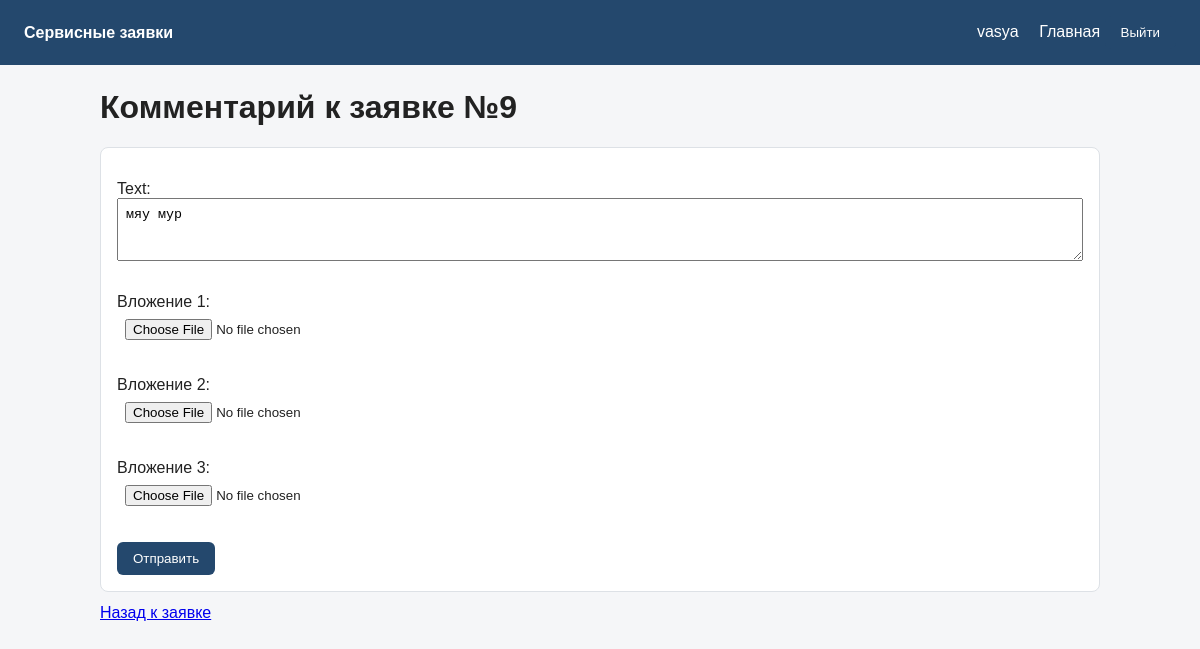
The app's page /requests/9/comments/6/edit/ (signed in) with its own data.
### users/models.py (models this page shows, shortened)
class User(AbstractUser):
    ROLES = [
        ('Resident', 'Проживающий'),
        ('Specialist', 'Специалист'),
        ("Administrator", "Администратор")
    ]
    role = models.CharField(
        choices=ROLES,
        default='Resident',
        verbose_name='Роль'
    )
    username = models.CharField(
        max_length=124,
        unique=True,
        verbose_name='Юзернейм'
    )
    first_name = models.CharField(
        max_length=124,
        verbose_name='Имя'
    )
    last_name = models.CharField(
        max_length=124,
        verbose_name='Фамилия'
    )
    patronymic = models.CharField(
        max_length=124,
        blank=True,
        verbose_name='Отчество'
    )
    email = models.EmailField(
        unique=True,
        verbose_name='Емейл'
    )
    phone = models.CharField(
        max_length=12,
        verbose_name='Номер телефона'
    )
    is_active = models.BooleanField(
        default=True,
        verbose_name='Активный пользователь'
    )

### requests/models.py (models this page shows, shortened)
class Request(models.Model):
    author = models.ForeignKey(
        User,
        on_delete=models.PROTECT,
        related_name='requests'
    )
    category = models.ForeignKey(
        Category,
        on_delete=models.PROTECT,
        related_name='requests'
    )
    description = models.CharField(
        max_length=1024
    )
    date = models.DateTimeField(
        auto_now_add=True
    )
    STATUSES = [
        ('New', 'Новая'),
        ('In progress', 'В работе'),
        ('Completed', 'Выполнена'),
    ]
    status = models.CharField(
        choices=STATUSES,
        default='New'
    )
    specialist = models.ForeignKey(
        User,
        on_delete=models.SET_NULL,
        null=True,
        blank=True,
        related_name="taken_requests",
        limit_choices_to={"role": "Specialist"}
    )

class Comment(models.Model):
    request = models.ForeignKey(
        Request,
        on_delete=models.CASCADE,
        related_name='comments'
    )
    author = models.ForeignKey(
        User,
        on_delete=models.PROTECT,
        related_name='comments'
    )
    text = models.TextField()
    parent = models.ForeignKey(
        'self',
        on_delete=models.CASCADE,
        null=True,
        blank=True,
        related_name='replies'
    )

### requests/views.py (the view)
# urls.py: path('requests/<int:request_pk>/comments/<int:pk>/edit/', CommentUpdateView.as_view(), name='comment-update'),
class CommentUpdateView(CommentMixin, LoginRequiredMixin, UserPassesTestMixin, UpdateView):
    form_class = CommentForm
    template_name = 'service_requests/comment_form.html'
    def test_func(self):
        comment = self.get_object()
        user = self.request.user
        return comment.author == user

### requests/forms.py (shortened to what this page needs)
class CommentForm(forms.ModelForm):
    file1 = forms.FileField(
            required=False,
            label="Вложение 1",
            widget=forms.ClearableFileInput,
            validators=attachment_validators
        )
    file2 = forms.FileField(
            required=False,
            label="Вложение 2",
            widget=forms.ClearableFileInput,
            validators=attachment_validators
    )
    file3 = forms.FileField(
            required=False,
            label="Вложение 3",
            widget=forms.ClearableFileInput,
            validators=attachment_validators
    )
    class Meta:
        model = Comment
        fields = ["text"]
        widgets = {
            "text": forms.Textarea(
                attrs={
                    "rows": 3,
                    "placeholder": "Напишите комментарий",
                }
            )
        }

### requests/views.py (called while the page is built)
    def dispatch(self, request, *args, **kwargs):
        self.request_obj = get_object_or_404(
            Request,
            pk=kwargs["request_pk"],
        )
        return super().dispatch(request, *args, **kwargs)

    def get_context_data(self, **kwargs):
        context = super().get_context_data(**kwargs)
        context["request_obj"] = self.request_obj
        return context

### templates/service_requests/comment_form.html (shortened to what this page needs)
{% extends "base.html" %}
{% block content %}
    <h1>Комментарий к заявке №{{ request_obj.pk }}</h1>
    <div class="card">
        <form
            method="post"
            enctype="multipart/form-data"
            action=""
        >
            {{ form.as_p }}
            <button type="submit">Отправить</button>
        </form>
    </div>
    <a href="{% url 'requests:detail' request_obj.pk %}">Назад к заявке</a>
{% endblock %}

### templates/base.html (shortened to what this page needs)
<!DOCTYPE html>
<html lang="ru">
<head>
</head>
<body>
    <header>
        <div>
            <strong>Сервисные заявки</strong>
        </div>
        <nav>
            {% if user.is_authenticated %}
                <span>{{ user.username }}</span>
                <a href="{% url 'requests:index' %}">Главная</a>
                <form method="post" action="{% url 'users:logout' %}" style="display: inline;">
                    <button type="submit">Выйти</button>
                </form>
            {% else %}
                <a href="{% url 'users:login' %}">Войти</a>
            {% endif %}
        </nav>
    </header>
    <main>
        {% block content %}{% endblock %}
    </main>
</body>
</html>

### templates/base.html (style rules this page uses)
body { font-family: Arial, sans-serif; margin: 0; background: #f5f6f8; color: #222; }
header { background: #24486d; color: #fff; padding: 16px 24px; display: flex; justify-content: space-between; align-items: center; }
header a { color: #fff; text-decoration: none; margin-left: 16px; }
main { max-width: 1000px; margin: 24px auto; padding: 0 16px; }
.card { background: #fff; border: 1px solid #dde1e6; border-radius: 8px; padding: 16px; margin-bottom: 12px; }
form { margin: 0; }
input, select, textarea { width: 100%; padding: 8px; margin-bottom: 12px; box-sizing: border-box; }
button { padding: 9px 16px; border: none; border-radius: 6px; background: #24486d; color: #fff; cursor: pointer; }

### records on screen
User: username "vasya"
Request: pk "9"
Comment: text "мяу мур"
